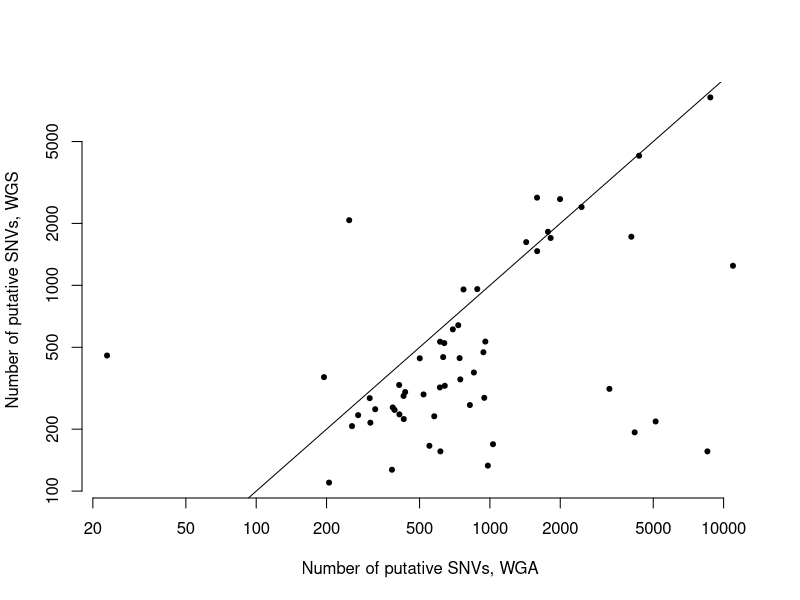
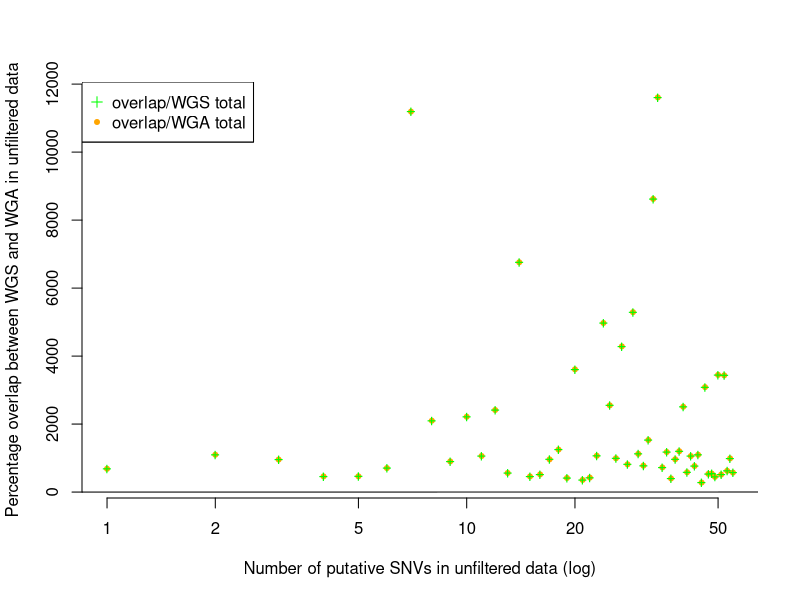
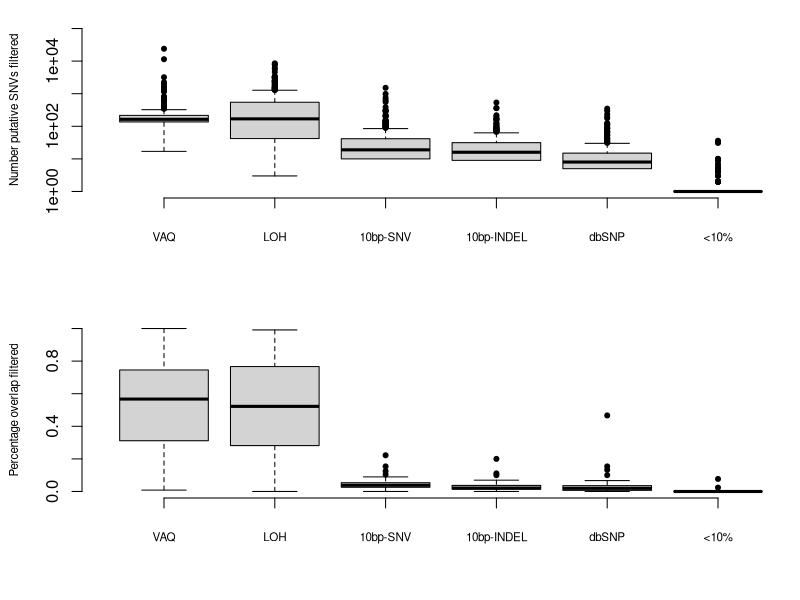
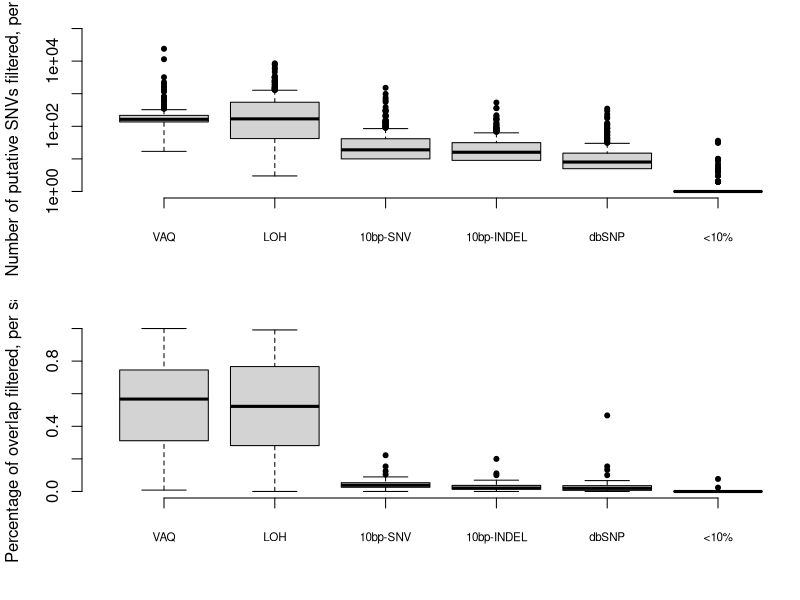
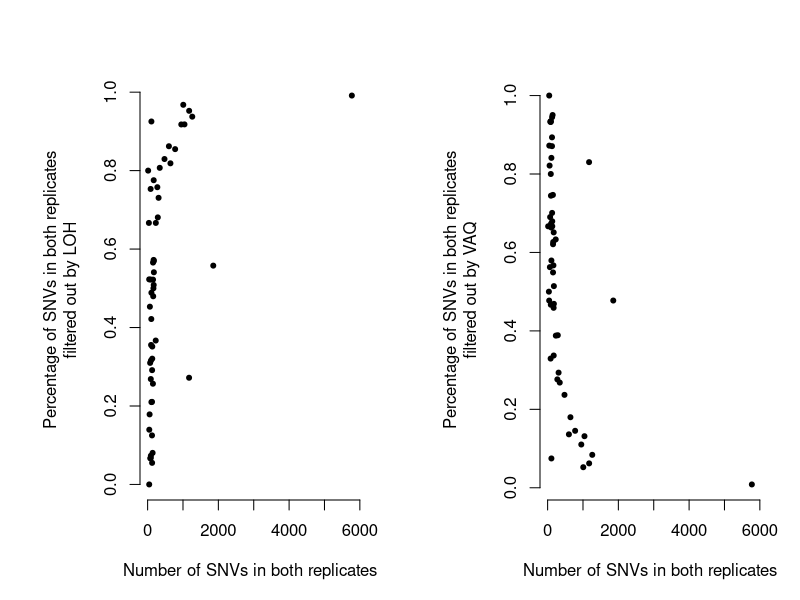

Source code (R) for these figures, in order:
## This is the R script (run on a Macbook) to create the figures from the data in FIGURE_DATA

###############
## LOAD DATA ##
###############

data2 = read.table( "../FIGURE_DATA/unfiltered_WGS-WGA_counts.txt", header=T )
data34 = read.table( "../FIGURE_DATA/STD40_unfiltered_overlap.txt", header=T )
data5 = read.table( "../FIGURE_DATA/numbers_excluded_by_filter_MUTATION_CALLS_STD40.txt", header=T )
data6 = read.table( "../FIGURE_DATA/overlap_numbers_excluded_by_filter_MUTATION_CALLS_STD40.txt", header=T )
data78a = read.table( "../FIGURE_DATA/STD40_unfiltered_overlap.txt", header=T )
data78a[ 3:14 ] <- list( NULL )
data78b = read.table( "../FIGURE_DATA/overlap_numbers_excluded_by_filter_MUTATION_CALLS_STD40.txt", header=T )
data78b[ 2:7 ] <- list( NULL )
data78b[ 4:5 ] <- list( NULL )
data78b[ 6:7 ] <- list( NULL )

#########################################################
## FIGURE 2: Number of putative SNVs in WGS versus WGA ##
#########################################################

# pdf( "../FIGURE_PDFS/Figure2.pdf" )
par(bty='n')
plot(data2$C282_count, data2$C484_count, log='xy', pch=20, xlab="Number of putative SNVs, WGA", ylab="Number of putative SNVs, WGS" )
abline(0,1)
# dev.off()

############################
## FIGURE 2 CORERELATIONS ##
############################

# First the Pearson correlation on the raw data
# cor.test(data2$C282_count, data2$C484_count)
# OUTPUT: t = 4.2622, df = 53, p-value = 8.35e-05, 95 percent confidence interval: 0.2770757 0.6794588, cor=0.5052344

# Next the Pearson correlation on the log-transformed data
# cor.test( log(data2$C282_count), log(data2$C484_count) )
# OUTPUT: t = 3.6456, df = 53, p-value = 0.0006086, 95 percent confidence interval: 0.2070558 0.6373449, cor=0.4477571

# Finally the Spearman correlation
# cor.test(data2$C282_count, data2$C484_count, method="spearman")
# OUTPUT: S = 16142.79, p-value = 0.001511, rho=0.4176482

##################################################################################
## FIGURE 3 ORIGINAL: Density of percentage overlap between WGS and WGA samples ##
##################################################################################

# pdf( "../FIGURE_PDFS/Figure3.pdf" )
# figure title (should it ever be needed): Greater % of WGS sample found in overlap than WGA
# amp_frac = density( data34$OVERLAP/data34$TOTAL_WGA.C282., from=0 )
# seq_frac = density( data34$OVERLAP/data34$TOTAL_WGS.C484., from=0 )
# par(bty='n')
# plot( seq_frac$x, seq_frac$y, type='l', col='blue', main="", xlab="Percentage of putative SNVs in a sample also recovered in the samples's technical replicate", ylab="Density")
# legend( "topright", c( "WGS", "WGA" ), col=c( "blue", "red" ), lty=1 )
# lines( amp_frac$x, amp_frac$y, col='red' )
# dev.off()

#############################################################################################################
## FIGURE 3 MOD (ORIGINAL FIGURE 4): Percentage of overlap versus (log) number of putative SNVs per sample ##
#############################################################################################################

#pdf( "../FIGURE_PDFS/Figure3.pdf" )
# when necessary, use the following title: Number of putative SNPs does not correlate with percentage WGS/WGA overlap
par(bty = 'n')
plot( data34$TOTAL, data34$PERCENT_OVERLAP_by_WGA.282, log='x', pch=20, col="orange", main="", xlab="Number of putative SNVs in unfiltered data (log)", ylab="Percentage overlap between WGS and WGA in unfiltered data" )
points ( data34$TOTAL, data34$PERCENT_OVERLAP_by_WGS.484, pch="+", col="green" )
abline( 0,1 )
legend( 'topleft', c( "overlap/WGS total", "overlap/WGA total" ), col=c( 'green', 'orange' ) )
legend( 'topleft', c( "overlap/WGS total", "overlap/WGA total" ), col=c( 'green', 'orange' ), pch=c(3,20) )
#dev.off()

############################
## FIGURE 3 CORERELATIONS ##
############################

# First the Pearson correlation on the raw data
# cor.test(data34$TOTAL, data34$PERCENT_OVERLAP_by_WGA.282)
# OUTPUT: t = -0.2989, df = 53, p-value = 0.7662, 95 percent confidence interval: -0.3030232  0.2267410, cor=-0.04102397

# Next the Pearson correlation on the log-transformed data
# cor.test( log(data34$TOTAL), data34$PERCENT_OVERLAP_by_WGA.282 )
# OUTPUT: t = -0.043, df = 53, p-value = 0.9659, 95 percent confidence interval: -0.2707813  0.2597958, cor=-0.005908626

# Finally the Spearman correlation
# cor.test(data34$TOTAL, data34$PERCENT_OVERLAP_by_WGA.282, method="spearman")
# OUTPUT: S = 29268, p-value = 0.6847, rho=-0.05584416

############################################################################################
## FIGURE 4 (ORIG FIGURE 5 and 6): Number of putative SNPs removed by each of six filters ##
############################################################################################

# pdf( "../FIGURE_PDFS/Figure4.pdf", width=6, height=5 )
par(bty='n', mfrow=c(2,1), mar=c(5.1,4.1,1.1,0))
boxplot( data5[,c(5,7,4,3,6,8)], log='y', ylim=c(1,100000), xaxt='n', cex.lab=0.7, pch=20, ylab="Number putative SNVs filtered" )
axis( 1, at=1:6, padj=0.8, cex.axis=0.7, labels=c( "VAQ", "LOH", "10bp-SNV", "10bp-INDEL", "dbSNP", "<10%" ) )
boxplot( data6[,c(9,13,7,5,11,15)], ylim=c(0,1), xaxt='n', cex.lab=0.7, ylab="Percentage overlap filtered", pch=20 )
axis( 1, at=1:6, padj = 0.8, cex.axis=0.7, labels=c( "VAQ", "LOH", "10bp-SNV", "10bp-INDEL", "dbSNP", "<10%" ) )
# dev.off()

##############################################################
## FIGURE 5 IS MADE IN THE SCRIPT Jacquard.R IN THIS FOLDER ##
##############################################################

##############################################################################################################################################
## FIGURE 6 (ORIG FIGURES 7 AND 8): Percentage of replicate SNVs filtered out by LOH, as a function of the total number of overlapping SNVs ##
##############################################################################################################################################

LOH_VAQ_data <- merge( data78a, data78b, by="SAMPLE" )
names( LOH_VAQ_data )[ names( LOH_VAQ_data )=="FILT_5_COUNT" ] <- "VAQ_COUNT"
names( LOH_VAQ_data )[ names( LOH_VAQ_data )=="FILT_7_COUNT" ] <- "LOH_COUNT"
names( LOH_VAQ_data )[ names( LOH_VAQ_data )=="FILT_5_PERCENT" ] <- "VAQ_PERCENT"
names( LOH_VAQ_data )[ names( LOH_VAQ_data )=="FILT_7_PERCENT" ] <- "LOH_PERCENT"

# note that this is pretty close to 1.00 every time, hence the inversion...
LOH_VAQ_data$SUM=LOH_VAQ_data$LOH_PERCENT + LOH_VAQ_data$VAQ_PERCENT

pdf( "../FIGURE_PDFS/Figure6.pdf", width=10, height=5 )
par(bty='n', mfrow=c(1,2), mar=c(5,7,4,2) )
plot( LOH_VAQ_data$OVERLAP, LOH_VAQ_data$LOH_PERCENT, xlab="Number of SNVs in both replicates", ylab="Percentage of SNVs in both replicates\nfiltered out by LOH", pch=20 )
plot( LOH_VAQ_data$OVERLAP, LOH_VAQ_data$VAQ_PERCENT, xlab="Number of SNVs in both replicates", ylab="Percentage of SNVs in both replicates\nfiltered out by VAQ", pch=20 )
dev.off()


##############
## OLD CODE ##
##############

# make density of each filter removal

#pdf( "../FIGURE_PDFS/Figure4.pdf", width=6, height=5 )
par(bty='n', mar=c(5.1,4.1,1.1,0))
boxplot( data5[,c(5,7,4,3,6,8)], log='y', ylim=c(1,100000), xaxt='n', pch=20, ylab="Number of putative SNVs filtered, per sample" )
axis( 1, at=1:6, padj=0.8, cex.axis=0.7, labels=c( "VAQ", "LOH", "10bp-SNV", "10bp-INDEL", "dbSNP", "<10%" ) )
#dev.off()


#pdf( "../FIGURE_PDFS/Figure5.pdf", width=6, height=5 )
par(bty='n', mar=c(5.1,4.1,1.1,0))
boxplot( data6[,c(9,13,7,5,11,15)], ylim=c(0,1), xaxt='n', ylab="Percentage of overlap filtered, per sample", pch=20 )
axis( 1, at=1:6, padj = 0.8, cex.axis=0.7, labels=c( "VAQ", "LOH", "10bp-SNV", "10bp-INDEL", "dbSNP", "<10%" ) )
#dev.off()
